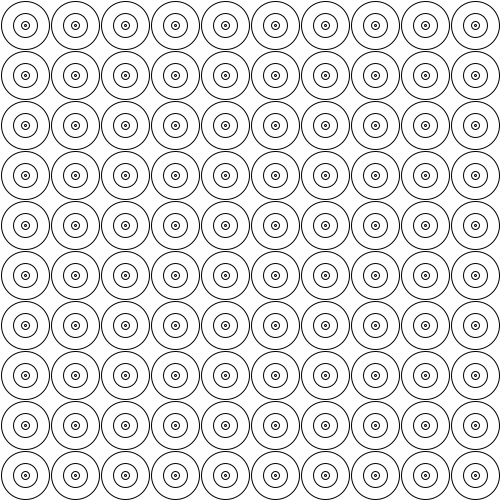
Frame 1 (no input)
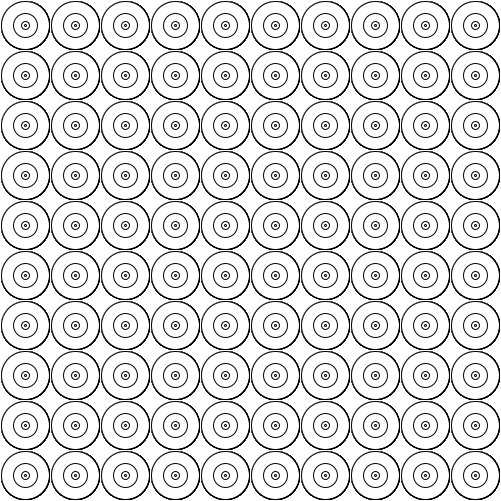
Frame 60 (the mouse pressed at the canvas centre just before this capture)
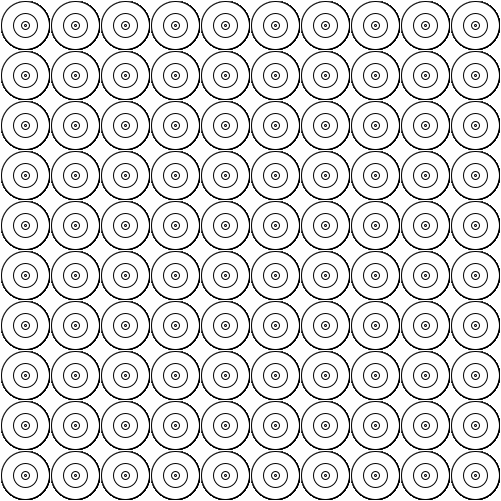
Frame 120 (the mouse held since frame 60 and released just before this capture)

The Processing sketch that drew these frames (run headless with seeded random() and noise(); from frame 60 on, the mouse is pressed at the canvas centre):

// Processing sketch: processing_161478
// ── processing_161478.pde

// by gilles marion

// Définition des variables
float diametre = 48; // diametre du plus grand cercle de base
int ecart = 50; // écartement des cercles, pour laisser un blanc entre
int decalage = ecart/2; // décalage du centre des cercles …
// … par rapport au bord de la fenêtre ( moitié de l'écartement )
float posX, posY; // variables pour les ccordonnées du centre du cercle
int nombreEllipses = 5;

void setup() {
  size(501,501); //501 pixels et pas 500 pour que les ellipses ne touchent pas les bords
  background(255);
  smooth();
}

void draw() {
  for (int i = 0; i < 10; i++) { // première boucle pour répéter les ellipses en X, 10 fois
    for (int j = 0; j < 10; j++) { // seconde boucle pour répéter les ellipses en Y, 10 fois
      for (int n = 1; n < nombreEllipses; n++) { // troisième boucle pour imbriquer plusieurs ellipses
        posX = decalage + i*ecart;
        posY = decalage + j*ecart;
        diametre = diametre/n; // le diametre est divisé par le nombre de tours de la boucle, de 1 à 4
        ellipse(posX, posY, diametre, diametre);
      }
      diametre = 48; // On ramène le diamètre à sa valeur d'origine, le grand cercle, 
      // avant de redessiner une série de 4 cercles imbriqués
    }
  }
}
